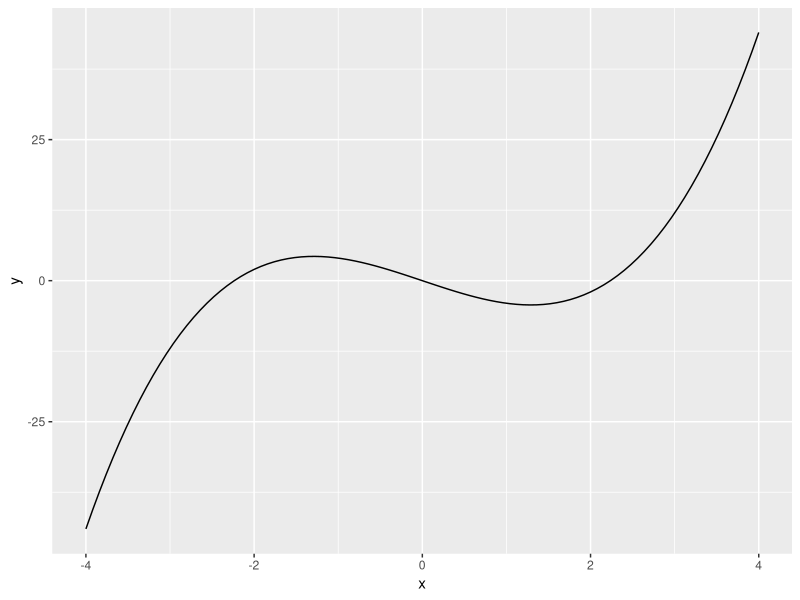

Here is the R script that generated this plot:
## ---- chunk 1

2 + 1

sin(pi/6)

cats <- 5
dogs <- 2
pets <- cats + dogs

ls()

# ?rnorm

rnorm(15, mean = 5, sd = 3)

returntwo <- function() {
  y <- 2
  return(y)
}

returntwo()


addten <- function(x) { 
  x <- x + 10
}

addten(cats)
cats


addten <- function(x) { 
  return(x + 10)
}

morecats <- addten(cats)
morecats


addten <- function(x) { 
  moredogs <<- x + 10
}

addten(dogs)
dogs
moredogs

ls()

rm(dogs)
rm(moredogs)
ls() 

# Удаление всех переменных. Аккуратно
rm(list = ls())
ls()



# ?help
# ?help.search

# ?`<-`
# ?ls

# ?`function`
# ?rm

x <- vector(length = 2)
x[1] <- 5
x[2] <- 8
x

y <- c(x, 1, c(3, 4), x, NA)
y

c(x, y)

5:9
3:-1

seq(1, 2, by = 0.25)

seq(3, 4, length.out = 5)

seq(3, 4, length = 5)

seq(3, 4, length = 11)

rep(1:3, times = 3)

rep(1:3, each = 4)

rep(1:3, length.out = 5)
## ---- chunk 2
library(ggplot2)
# library(svglite)

# svglite("myplot.svg", width = 200, height = 200)

eq = function(x){x^3 - 5*x}
ggplot(data.frame(x=c(-4, 4)), aes(x=x)) + 
  stat_function(fun=eq)

# dev.off()
# ggsave("build/myplot.svg", width = 2000, height = 2000, units = "px")

## ---- chunk 3
get_fractions <- function(m, n) {
  return(
    unique(
      rev(
        sort(
          c(
            seq(0, 1, 1/n),
            seq(0, 1, 1/m)
          )
        )
      )
    )
  )
}

get_fractions(1,2)
## ---- chunk 4

